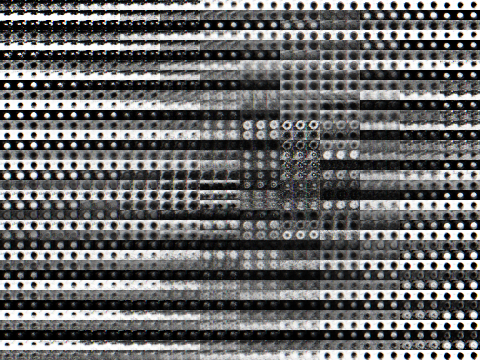
#> input picture Autoencoders (AE)/1. Autoencoder and Variational Autoencoder/reconstructed autoencoder.png, 480 x 360 px
$ python -i data_pre_processing.py   (imports and definitions only)
#> lines starting #> are read from the running program, lines starting #| are printed output that depends on the picture
#%%
### Imports
import cv2
import os
from tqdm import tqdm

def get_all_files_path_in_directory(dir: str=None, filetype: str=None):
    file_paths_list=[]
    if dir is None:
        dir="."
    for root, dirs, files in os.walk(dir, topdown=False):
        for name in files:
            if name.endswith(filetype):
                path=os.path.join(root, name)
                #logging.info("Found ebook: {0}".format(path))
                file_paths_list.append(path)
    return file_paths_list

def preprocess_image(img_path: str):
    img_basename = os.path.basename(img_path)
    img_name, filetype = img_basename.split(".")
    img=cv2.imread(img_path)
#> img is the input picture: shape (360, 480, 3); mean B, G, R 105.9, 105.9, 106
    i=0
    for i in range(7):
        img =cv2.pyrDown(img, dstsize=(
            int(img.shape[1]/2),
            int(img.shape[0]/2),
            ))
        #print(img.shape)
        if (i-1)%3==2:
            current_root_directory=r"C:\Users\jange\Pictures\all_classified_{0}x{1}_color".format(img.shape[0], img.shape[1])
            current_output_directory = os.path.dirname(img_path.replace(all_classified_directory_main_dir, current_root_directory))
            if current_output_directory == all_classified_directory:
                break
            os.makedirs(current_output_directory, exist_ok=True)

            output_path = os.path.join(current_output_directory, img_basename)
            cv2.imwrite(filename=output_path, img=img)

            img_bw = cv2.cvtColor(img, cv2.COLOR_BGR2GRAY)
            current_root_directory=r"C:\Users\jange\Pictures\all_classified_{0}x{1}_black_white".format(img.shape[0], img.shape[1])
            current_output_directory = os.path.dirname(img_path.replace(all_classified_directory, current_root_directory))

            os.makedirs(current_output_directory, exist_ok=True)
            output_path = os.path.join(current_output_directory, img_basename)
            cv2.imwrite(filename=output_path, img=img_bw)
        i+=1
#> this loop made 7 passes
#> img_bw on pass 7: [[108, 107, 110], [113, 107, 98]]
#> pass 1, in preprocess_image, `img =cv2.pyrDown(img, dstsize=( int(img.shape[1]/2), int(img.shape[0]/..`:
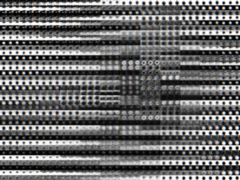
#> img: shape (180, 240, 3); mean B, G, R 105.9, 105.9, 106
#> pass 2, in preprocess_image, `img =cv2.pyrDown(img, dstsize=( int(img.shape[1]/2), int(img.shape[0]/..`:
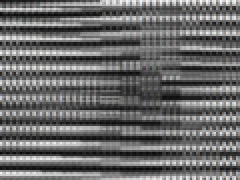
#> img: shape (90, 120, 3) (shown 2 times larger); mean B, G, R 105.8, 105.8, 105.9
#> pass 3, in preprocess_image, `img =cv2.pyrDown(img, dstsize=( int(img.shape[1]/2), int(img.shape[0]/..`:
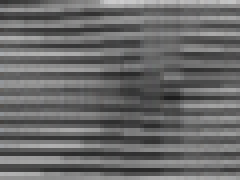
#> img: shape (45, 60, 3) (shown 4 times larger); mean B, G, R 105.8, 105.8, 105.9
    return

def process_image_path(class_img_path):
    class_img_name, filetype = os.path.basename(class_img_path).split(".")
    class_image_dir = os.path.dirname(class_img_path)
    current_output_directory = class_image_dir.replace(classified_directory, output_directory)
    os.makedirs(current_output_directory, exist_ok=True)
    for img_path in all_images:
        image_filename = os.path.basename(img_path)
        if image_filename.startswith(class_img_name):
            new_img =cv2.imread(img_path)
            output_path = os.path.join(current_output_directory,image_filename)
            cv2.imwrite(filename=output_path, img=new_img)
#%%

classified_directory=r"C:\Users\jange\Pictures\classified\mushrooms"
all_images_directory=r"C:\Users\jange\Pictures\fotos"
output_directory=r"C:\Users\jange\Pictures\all_classified\mushrooms"
classified_images=get_all_files_path_in_directory(dir=classified_directory, filetype=".JPG")
all_images=get_all_files_path_in_directory(dir=all_images_directory, filetype=".JPG")
#%%
# Get all images from classified directory


# [2 lines not run here, left out]

#%%
all_classified_directory=r"C:\Users\jange\Pictures\all_classified\mushrooms"
all_classified_directory_main_dir=r"C:\Users\jange\Pictures\all_classified"
all_classified_images=get_all_files_path_in_directory(dir=all_classified_directory, filetype=".JPG")

i=0
# [2 lines not run here, left out]

#%%


# %%
all_images = get_all_files_path_in_directory(dir=output_directory, filetype=".JPG")
# %%

# [10 lines not run here, left out]
# %%

path= r"C:\Users\jange\Pictures\top_fotos\classified_preprocessed\flowers\bell_flower\covered_flower.JPG"

#%%
# [1 line not run here, left out]
# %%

>>> result = preprocess_image('1. Autoencoder and Variational Autoencoder/reconstructed autoencoder.png')
